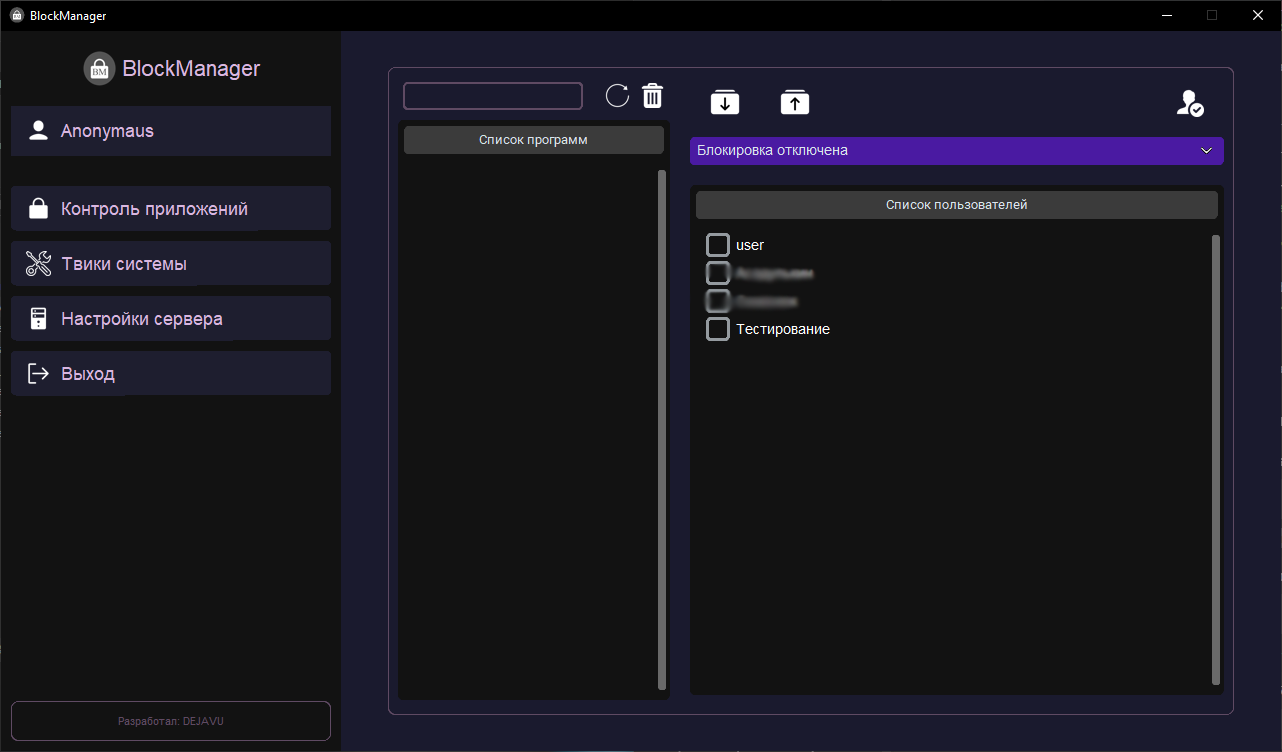
#> input picture img/HOME.png, 1282 x 752 px
$ python -i imager.py   (imports and definitions only)
#> lines starting #> are read from the running program, lines starting #| are printed output that depends on the picture
from PIL import Image
from io import BytesIO

def invert_image(input_path):
#> called with input_path = '../../img/HOME.png'
    img = Image.open(input_path).convert("RGBA")
    inverted_img = Image.new("RGBA", img.size)
#> inverted_img: PIL image 1282x752 RGBA; every value is 0

    for x in range(img.width):
        for y in range(img.height):
            r, g, b, a = img.getpixel((x, y))
            if (r, g, b) == (0, 0, 0):
                inverted_img.putpixel((x, y), (255, 255, 255, a))
            elif (r, g, b) == (255, 255, 255):
                inverted_img.putpixel((x, y), (0, 0, 0, a))
            else:
                inverted_img.putpixel((x, y), (r, g, b, a))
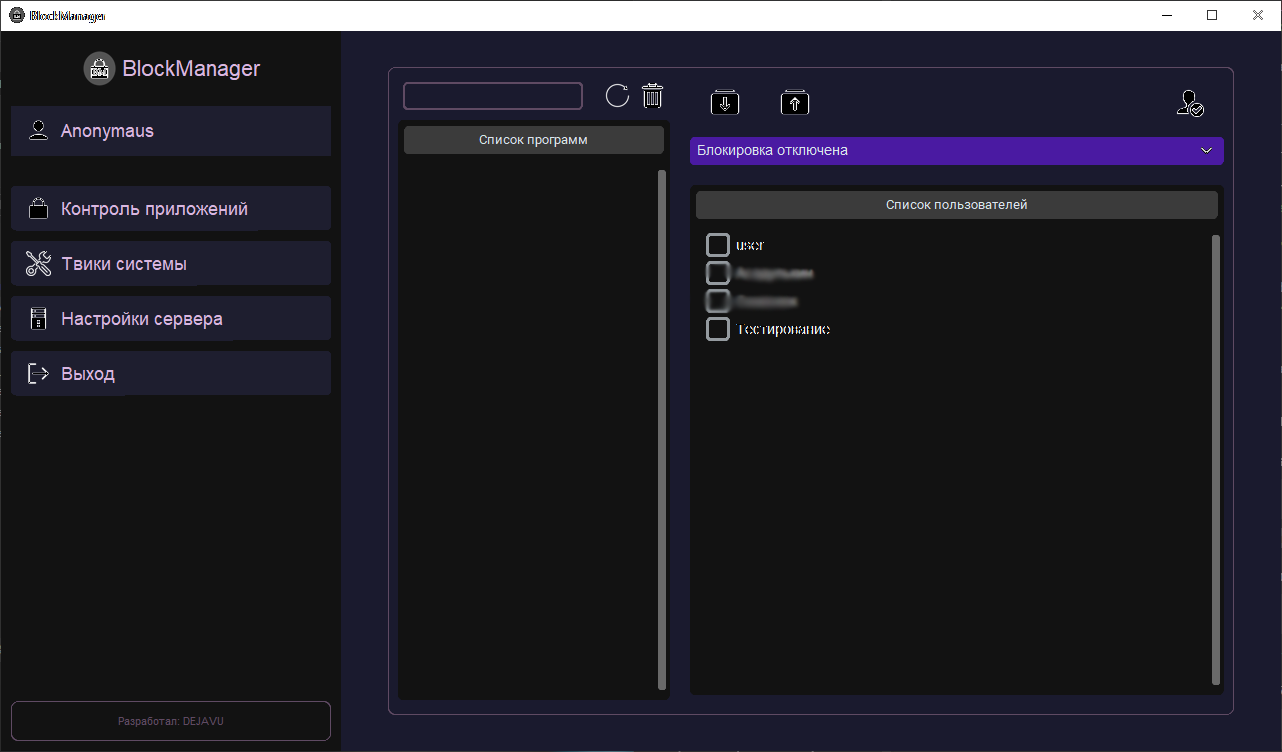
#> inverted_img: PIL image 1282x752 RGBA; mean R, G, B, A 34.6, 33.7, 41.9, 255

    img_byte_arr = BytesIO()
    inverted_img.save(img_byte_arr, format='PNG')
    img_byte_arr.seek(0)

    return img_byte_arr

>>> result = invert_image('../../img/HOME.png')

$ run again, on img/SERVER.png
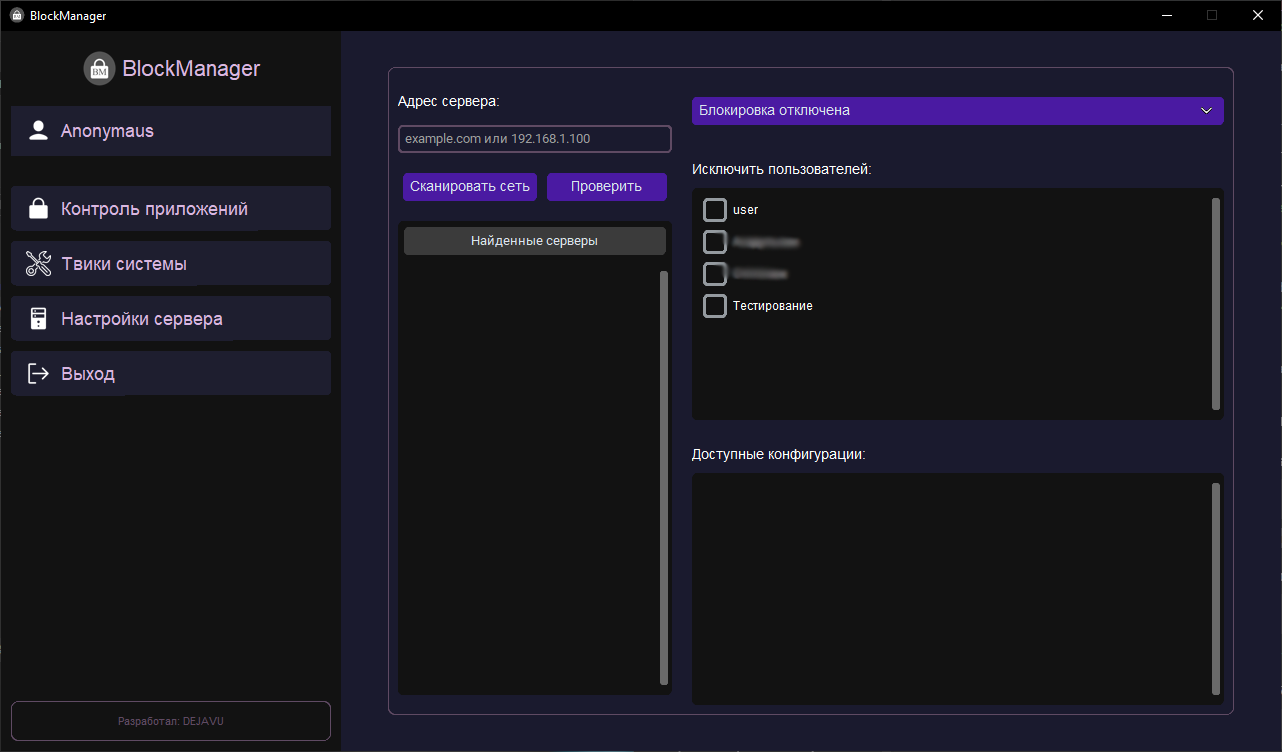
#> input picture img/SERVER.png, 1282 x 752 px
#> after the loop in invert_image, `for x in range(img.width):`:
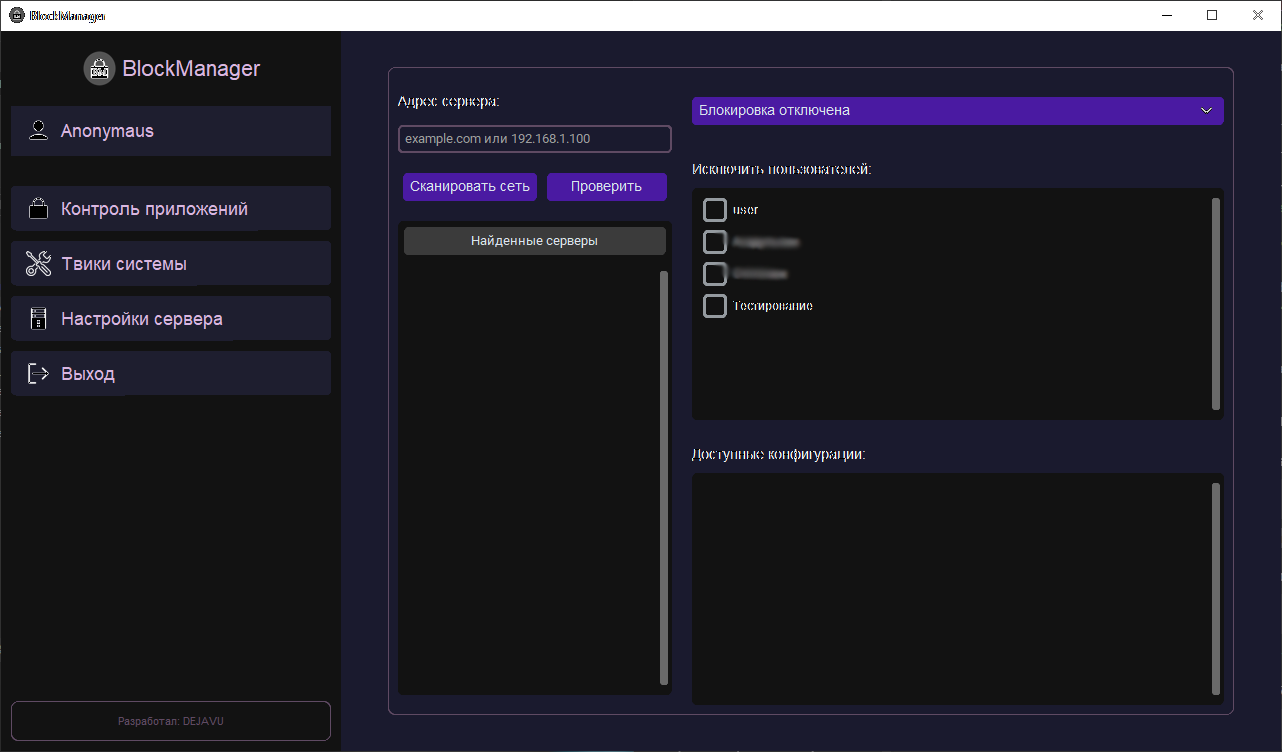
#> inverted_img: PIL image 1282x752 RGBA; mean R, G, B, A 34.9, 33.7, 43.8, 255
